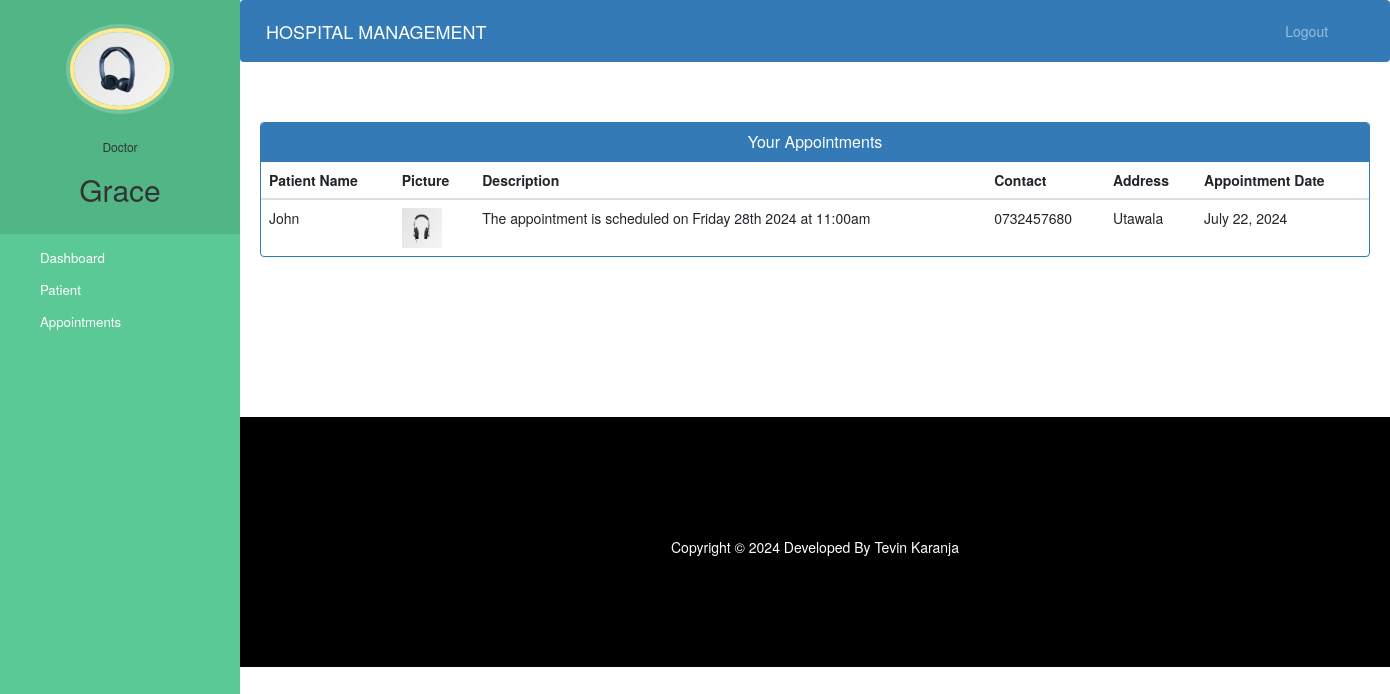
Before: /doctor-view-appointment (signed in) with the older database file.
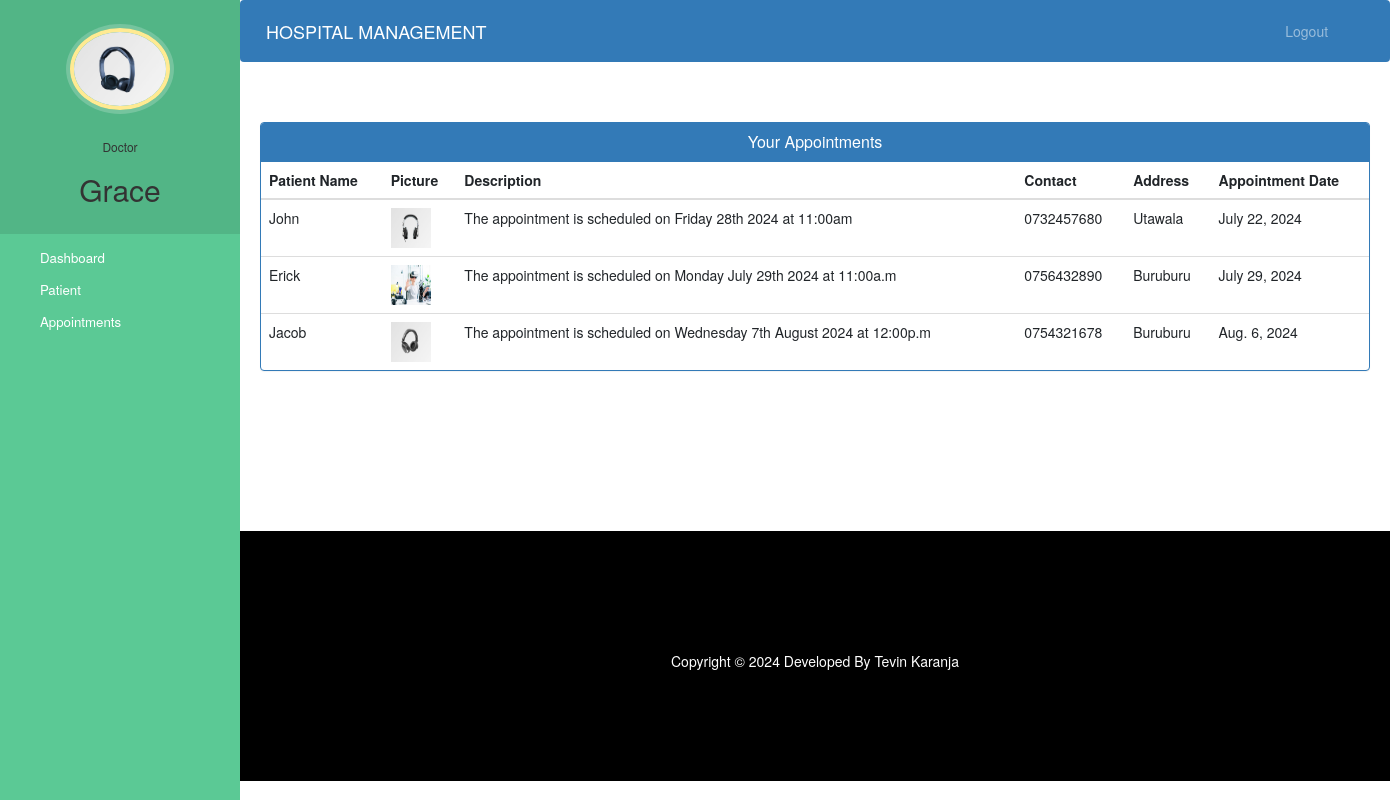
After: the same page with the newer database file.
### hospital/models.py (models this page shows, shortened)
class Appointment(models.Model):
    patientId=models.PositiveIntegerField(null=True)
    doctorId=models.PositiveIntegerField(null=True)
    patientName=models.CharField(max_length=40,null=True)
    doctorName=models.CharField(max_length=40,null=True)
    appointmentDate=models.DateField(auto_now=True)
    description=models.TextField(max_length=500)
    status=models.BooleanField(default=False)

class Patient(models.Model):
    user=models.OneToOneField(User,on_delete=models.CASCADE)
    profile_pic= models.ImageField(upload_to='profile_pic/PatientProfilePic/',null=True,blank=True)
    address = models.CharField(max_length=40)
    mobile = models.CharField(max_length=20,null=False)
    symptoms = models.CharField(max_length=100,null=False)
    assignedDoctorId = models.PositiveIntegerField(null=True)
    admitDate=models.DateField(auto_now=True)
    status=models.BooleanField(default=False)

### hospital/views.py (the view)
# urls.py: path('doctor-view-appointment', views.doctor_view_appointment_view,name='doctor-view-appointment'),
@login_required(login_url='doctorlogin')
@user_passes_test(is_doctor)
def doctor_view_appointment_view(request):
    doctor=models.Doctor.objects.get(user_id=request.user.id) #for profile picture of doctor in sidebar
    appointments=models.Appointment.objects.all().filter(status=True,doctorId=request.user.id)
    patientid=[]
    for a in appointments:
        patientid.append(a.patientId)
    patients=models.Patient.objects.all().filter(status=True,user_id__in=patientid)
    appointments=zip(appointments,patients)
    return render(request,'hospital/doctor_view_appointment.html',{'appointments':appointments,'doctor':doctor})

### hospital/views.py (called while the page is built)
def is_doctor(user):
    return user.groups.filter(name='DOCTOR').exists()

### templates/hospital/doctor_view_appointment.html (shortened to what this page needs)
{% extends 'hospital/doctor_base.html' %}
{% block content %}
{%load static%}
<head>
  <link href="//netdna.bootstrapcdn.com/bootstrap/3.0.0/css/bootstrap.min.css" rel="stylesheet" id="bootstrap-css">
</head>
<div class="container">
  <div class="panel panel-primary">
    <div class="panel-heading">
      <h6 class="panel-title">Your Appointments</h6>
    </div>
    <table class="table table-hover" id="dev-table">
      <thead>
        <tr>
          <th>Patient Name</th>
          <th>Picture</th>
          <th>Description</th>
          <th>Contact</th>
          <th>Address</th>
          <th>Appointment Date</th>
        </tr>
      </thead>
      {% for a,p in appointments %}
      <tr>
        <td>{{a.patientName}}</td>
        <td> <img src="{% static p.profile_pic.url %}" alt="Profile Pic" height="40px" width="40px" /></td>
        <td>{{a.description}}</td>
        <td>{{p.mobile}}</td>
        <td>{{p.address}}</td>
        <td>{{a.appointmentDate}}</td>
      </tr>
      {% endfor %}
    </table>
  </div>
</div>
{% endblock content %}

Changed rows visible on the page:
added Appointment: patientName "Erick", profile_pic (picture), description "The appointment is scheduled on Monday July 29th 2024 at 11:00a.m", mobile "0756432890", address "Buruburu", appointmentDate "July 29, 2024"
added Appointment: patientName "Jacob", profile_pic (picture), description "The appointment is scheduled on Wednesday 7th August 2024 at 12:00p.m", mobile "0754321678", address "Buruburu", appointmentDate "Aug. 6, 2024"
